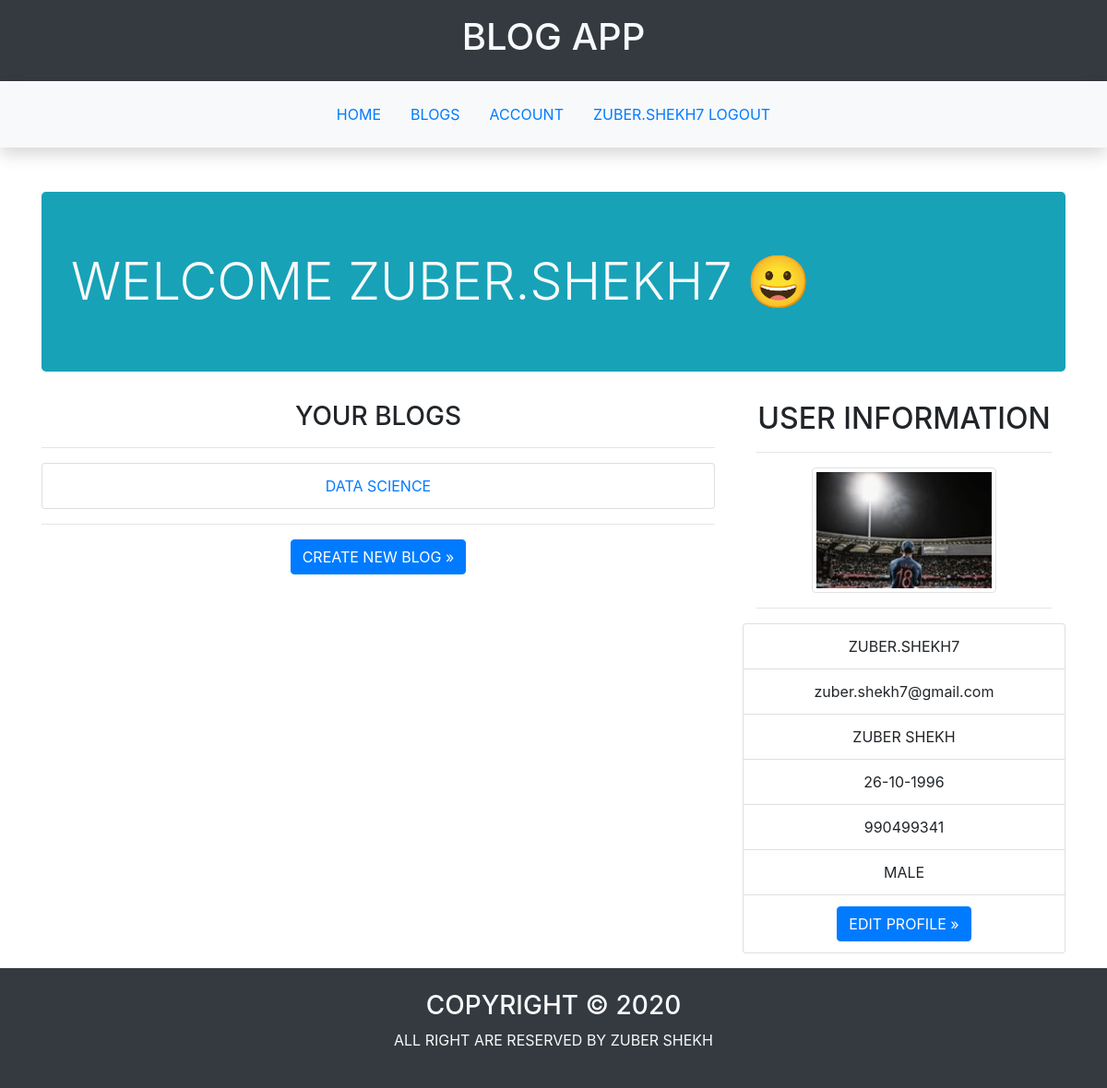
The page /user/home (signed in) on the database as committed earlier.
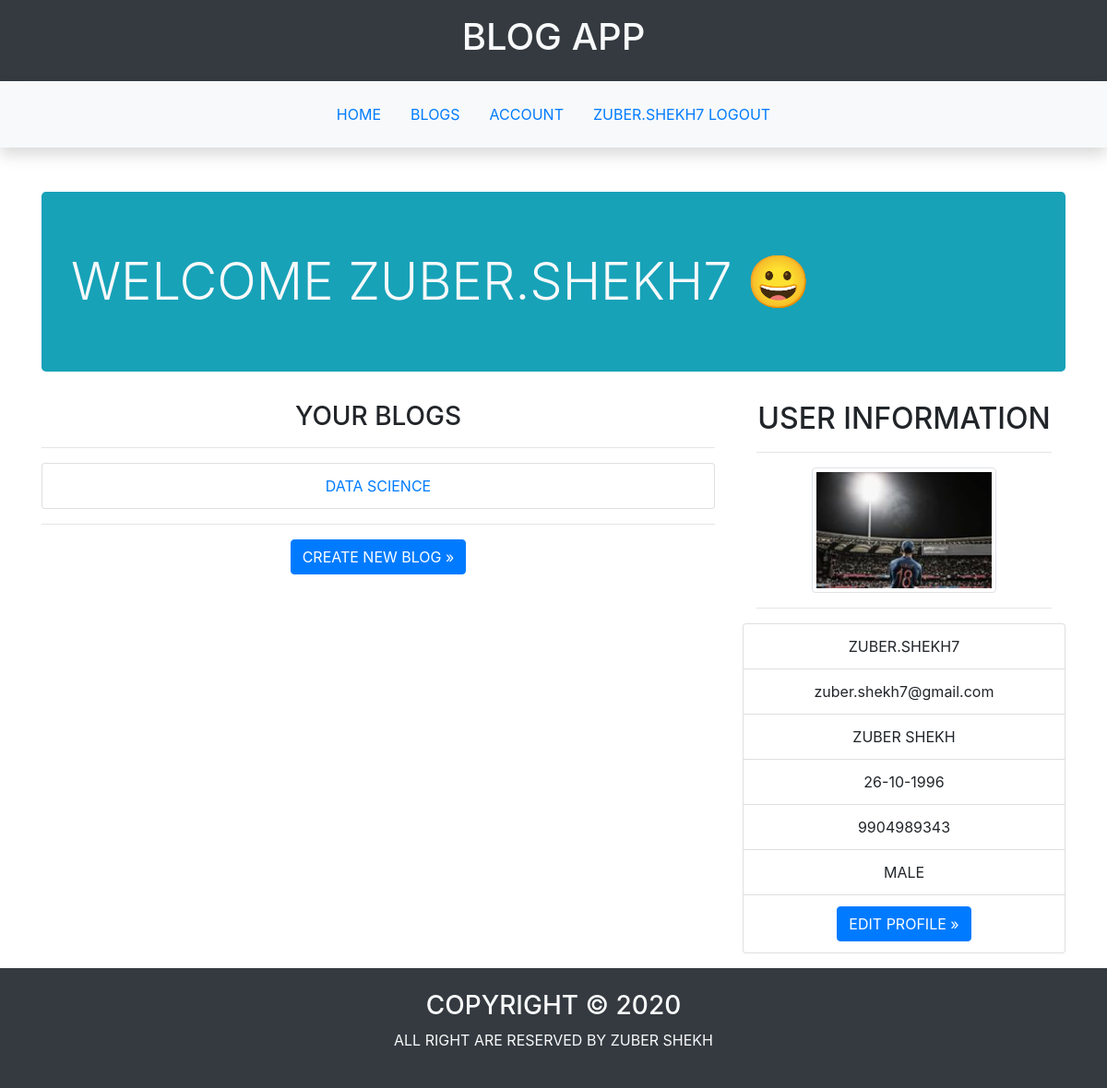
The same page on the database as committed later.
### blogapp/user/models.py (models this page shows, shortened)
class UserModel(db.Model,UserMixin):
    __tablename__='user'
    id=db.Column(db.Integer,primary_key=True)
    username=db.Column(db.String(20),unique=True,nullable=False)
    email=db.Column(db.String(20),unique=True,nullable=False)
    password=db.Column(db.String(256),nullable=False)
    first_name=db.Column(db.String(20),nullable=False)
    last_name=db.Column(db.String(20),nullable=False)
    dob=db.Column(db.DateTime,nullable=False)
    gender=db.Column(db.String,nullable=False)
    mobile_no=db.Column(db.String(10),unique=True,nullable=False)
    profile_pic=db.Column(db.String,default='default_profile.jpg')
    blogs=db.relationship('BlogModel',backref='creator',lazy=True)

### blogapp/user/views.py (the view)
@user.route('/home')
@login_required
def home():
    return render_template('user/home.html')

### blogapp/user/models.py (called while the page is built)
@login_manager.user_loader
def load_user(id):
    return UserModel.query.get(int(id))

### blogapp/templates/user/home.html (shortened to what this page needs)
{%extends 'main/base.html'%}
{%block main%}
<section class="container mt-5">
    <h2 class="jumbotron bg-info text-light display-4 text-uppercase">Welcome {{current_user.username}} &#128512;</h2>
</section>
<section class="container text-center text-uppercase">
    <div class="row">
        <div class="col-md-8 float-left">
            <section>
                <h3 class="text-uppercase">your blogs</h3>
                <hr>
                {%if current_user.blogs%}
                    <ul class="list-group">
                        {%for blog in current_user.blogs%}
                            <li class="list-group-item "><a href="{{url_for('blog.view_blog',id=blog.id)}}">{{blog.name}}</a></li>
                        {%endfor%}
                    </ul>
                {%else%}
                    <p>no blog created by you</p>
                {%endif%}
                <hr>
                <a class="btn btn-primary" href="{{url_for('blog.create_blog')}}">create new blog &raquo;</a>
            </section>
        </div>
        <div class="col-md-4">
            <section class="container">
                <h2 class="text-center">user information</h2>
                <hr>
                <img class="img-thumbnail rounded" src="{{url_for('static',filename='images/profile_pics/'+current_user.profile_pic)}}" alt="Profile Picture" height="200" width="200"></li>
                <hr>
            </section>
            <section>
                <ul class="list-group text-uppercase">
                    <li class="list-group-item">{{current_user.username}}</li>
                    <li class="list-group-item text-lowercase">{{current_user.email}}</li>
                    <li class="list-group-item">{{current_user.first_name}} {{current_user.last_name}}</li>
                    <li class="list-group-item">{{current_user.dob.strftime('%d-%m-%Y')}}</li>
                    <li class="list-group-item">{{current_user.mobile_no}}</li>
                    <li class="list-group-item">{{current_user.gender}}</li>
                    <li class="list-group-item"><a class="btn btn-primary" href="{{url_for('user.update_profile',id=current_user.id)}}">Edit Profile &raquo;</a></li>
                </ul>
            </section>
        </div>
    </div>
</section>
{%endblock%}

### blogapp/templates/main/base.html (shortened to what this page needs)
<!DOCTYPE html>
<html lang="en">
<head>
    <link rel="stylesheet" href="https://stackpath.bootstrapcdn.com/bootstrap/4.4.1/css/bootstrap.min.css">
</head>
<body>
    <header>
        <section class="container-fluid  text-center text-uppercase bg-dark text-light p-3">
            <h1>blog app</h1>
        </section>
    </header>
    <nav class="position-sticky mb-4 p-3 shadow fixed-top bg-light">
        <ul class="nav justify-content-center text-uppercase">
            <li class="nav-item"><a class="nav-link" href="{{url_for('main.index')}}">home</a></li>
            <li class="nav-item"><a class="nav-link" href="{{url_for('blog.blogs')}}">blogs</a></li>
            {%if current_user.is_authenticated %}
                <li class="nav-item"><a class="nav-link" href="{{url_for('user.home')}}">account</a></li>
                <li class="nav-item"><a class="nav-link" href="{{url_for('user.logout')}}">{{current_user.username}} logout</a></li>
            {%else%}
                <li class="nav-item"><a class="nav-link" href="{{url_for('user.signup')}}">signup</a></li>
                <li class="nav-item"><a class="nav-link" href="{{url_for('user.login')}}">login</a></li>
            {%endif%}
        </ul>
    </nav>
    <main>
        {%block main%}
        {%endblock%}
    </main>
    <footer class="mt-3">
        <section class="bg-dark text-center text-uppercase p-4 text-light">
            <h3>copyright &copy; 2020</h3>
            <p>all right are reserved by zuber shekh</p>
        </section>
    </footer>
</body>
</html>

Rows that differ between the two databases and show on the page:
changed UserModel "ZUBER.SHEKH7": mobile_no "990499341" → "9904989343"
